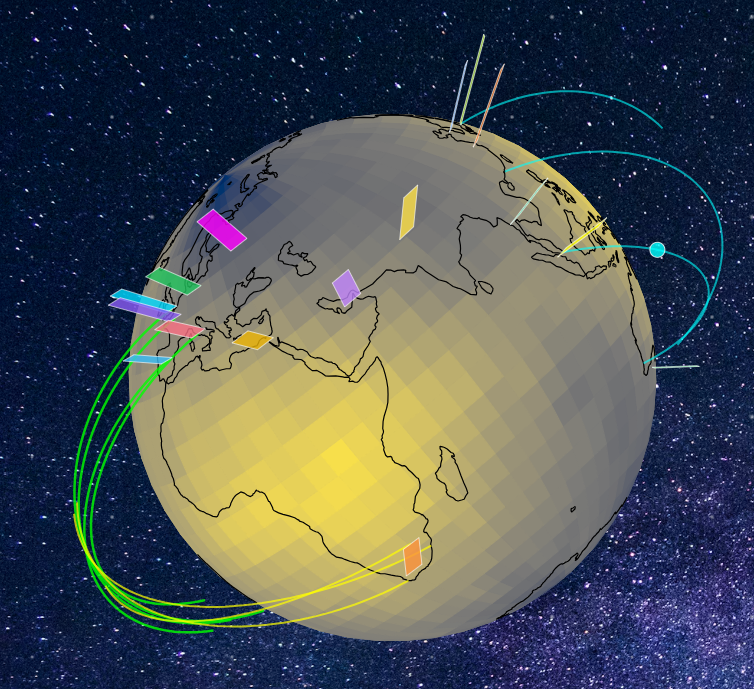

Write the Python code that produced this figure.
import numpy as np
from bokeh.plotting import figure, show, output_file
from bokeh.models import (ColumnDataSource, CustomJS, Button, Slider, Select, Div, WheelZoomTool)
from bokeh.layouts import column, row
from bokeh.palettes import Turbo256, Viridis256, Plasma256, Inferno256, Cividis256
import cartopy.feature as cfeature
from shapely.geometry import LineString, MultiLineString
import json
from bokeh.models import GlobalInlineStyleSheet
from bokeh.io import curdoc
from bokeh.io import show, curdoc
from bokeh.models import Slider, InlineStyleSheet
from bokeh.layouts import column
from matplotlib import cm
from matplotlib.colors import to_hex
from bokeh_rocks import save_plot
#'RdBu_r'
def mbpal(sMpl):
    return [to_hex(cm.get_cmap(sMpl)(i/255)) for i in range(256)]

cool = mbpal('cool')
hot = mbpal('hot')
bwr = mbpal('bwr')
terrain = mbpal('terrain')
curdoc().theme = 'dark_minimal'

slider_style = InlineStyleSheet(css="""
/* Host: set the widget's container background */
:host {
  background: transparent !important;   /* even darker than black for modern dark UI */
  border-radius: 12px !important;
  padding: 12px !important;
  box-shadow: 0 4px 12px #0006 !important;
}
/* Slider title */
:host .bk-slider-title {
  color: #00ffe0 !important;     /* bright cyan for the title */
  font-size: 1.2em !important;
  font-weight: bold !important;
  letter-spacing: 1px !important;
  font-family: 'Fira Code', 'Consolas', 'Menlo', monospace !important;
  margin-bottom: 14px !important;
  text-shadow: 0 2px 12px #00ffe099;
}
/* Track (background) */
:host .noUi-base, :host .noUi-target {
  background: transparent !important;
    border: 1px solid transparent !important;

}
/* Filled portion */
:host .noUi-connect {
  background: linear-gradient(90deg, #00ffe0 10%, #d810f7 90%) !important;
  box-shadow: 0 0 12px #00ffe099;
  border-radius: 12px !important;
}
/* Handle */
:host .noUi-handle {
  background: #343838 !important;
  border: 2px solid #00ffe0 !important;
  border-radius: 50%;
  width: 20px;
  height: 20px;
}
/* Handle hover/focus */
:host .noUi-handle:hover, :host .noUi-handle:focus {
  border-color: #ff2a68 !important;
  box-shadow: 0 0 10px #ff2a6890;
}
/* Tooltip */
:host .noUi-tooltip {
  background: #343838 !important;
  color: #00ffe0 !important;
  font-family: 'Consolas', monospace;
  border-radius: 6px;
  border: 1px solid #00ffe0;
}
""")

select_css = InlineStyleSheet(css="""
/* Widget container */
:host {
    background:transparent !important;
    border-radius: 14px !important;
    padding: 16px !important;
    box-shadow: 0 4px 24px #0007 !important;
}
/* Title styling */
:host .bk-input-group label, :host .bk-select-title {
    color: #06f0ff !important;
    font-size: 1.18em !important;
    font-family: 'Fira Code', monospace;
    font-weight: bold !important;
    margin-bottom: 12px !important;
    letter-spacing: 1px !important;
    text-shadow: 0 2px 12px #06f0ff88, 0 1px 6px #111b;
}
/* Dropdown select */
:host select {
    background-color: transparent !important;
    color: #ffdb39 !important;
    border: 2px solid #06b6d4 !important;
    appearance: none;
    -webkit-appearance: none;
    -moz-appearance: none;
}

:host select option {
    background-color: #16161e !important; /* fallback */
    color: #ffdb39 !important;
}
/* Glow effect on hover/focus */
:host select:hover, :host select:focus {
    border-color: #ff3049 !important;
    box-shadow: 0 0 0 2px #ff304999, 0 0 18px #ff3049cc !important;
    outline: none !important;
}

""")


from bokeh.models import GlobalInlineStyleSheet

def get_starfield_stylesheet():
    return GlobalInlineStyleSheet(css="""
    /* RESET & BASE */
    * { margin: 0; padding:0; box-sizing: border-box; }
    html, body {
        width: 100%;
        height: 100%;
        overflow: hidden;
        position: relative;
        background: radial-gradient(ellipse at bottom, #343838 0%, #130d0d 100%);
    }
    body { background: transparent !important; }

    /* ANIMATED BACKGROUND IMAGE */
    section{
        position: absolute;
        top: 0;
        left: 0;
        width: 100%;
        height: 100%;
        background: url("https://images.unsplash.com/photo-1528818955841-a7f1425131b5?fm=jpg&q=60&w=3000&auto=format&fit=crop&ixlib=rb-4.1.0&ixid=M3wxMjA3fDB8MHxzZWFyY2h8NHx8c3RhcnJ5JTIwc2t5fGVufDB8fDB8fHww");
        background-size: cover;
        animation: animateBg 50s linear infinite;
        z-index: -3;
    }
    @keyframes animateBg{
        0%,100%{ transform: scale(1); }
        50%{ transform: scale(1.2); }
    }

    /* SMALL STARS (MANY) */
    html::before {
        content: "";
        position: fixed;
        inset: 0;
        background-image:
            radial-gradient(1px 1px at 5% 10%, white, transparent),
            radial-gradient(1px 1px at 15% 80%, white, transparent),
            radial-gradient(1px 1px at 25% 30%, white, transparent),
            radial-gradient(1px 1px at 40% 60%, white, transparent),
            radial-gradient(1px 1px at 55% 20%, white, transparent),
            radial-gradient(1px 1px at 70% 90%, white, transparent),
            radial-gradient(1px 1px at 85% 40%, white, transparent),
            radial-gradient(1px 1px at 95% 70%, white, transparent);
        background-repeat: repeat;
        background-size: 100px 100px;
        animation: twinkleSmall 6s infinite alternate;
        pointer-events: none;
        z-index: -2;
    }

    /* BIGGER STARS (FEWER) */
    html::after {
        content: "";
        position: fixed;
        inset: 0;
        background-image:
            radial-gradient(2px 2px at 20% 40%, white, transparent),
            radial-gradient(2.5px 2.5px at 60% 70%, white, transparent),
            radial-gradient(3px 3px at 80% 20%, white, transparent);
        background-repeat: repeat;
        background-size: 200px 200px;
        animation: twinkleBig 10s infinite alternate;
        pointer-events: none;
        z-index: -2;
    }

    /* SHOOTING STAR */
    span {
        position: absolute;
        top:50%;
        left:50%;
        width: 4px;
        height: 4px;
        background: yellow;
        border-radius: 50%;
        box-shadow: 0 0 0 4px rgba(242, 255, 59, 0.1).1), 0 0 0 8px rgba(251, 255, 25, 0.1), 0 0 20px rgba(255,255,255,0.1);
        animation: shooting 45s linear infinite;
        pointer-events: none;
        z-index: -2;
    }
                                  
                                  
    span::before{
        content:'';
        position: absolute;
        top: 50%;
        transform: translateY(-50%);
        width: 300px;
        height: 1px;
        background: linear-gradient(90deg,yellow,transparent);
    }
@keyframes shooting {
    0% {
        transform: rotate(315deg) translateX(0);
        opacity: 0;
    }

    1% {
        opacity: 1;
    }

    /* FAST shooting (first ~1 second) */
    3% {
        transform: rotate(315deg) translateX(-1000px);
        opacity: 0;
    }

    /* WAIT (invisible) */
    100% {
        transform: rotate(315deg) translateX(-1000px);
        opacity: 0;
    }
}


span:nth-child(1){
    top: 300px; background: aqua;
    right: 900px;
    left: initial;
   animation: shooting 60s linear infinite;
}
                                  
span:nth-of-type(1)::before {
    background: linear-gradient(90deg, aqua, transparent);}
                                  
span:nth-child(2){
    top: 0px; background: red;
    right: 800px;
    left: initial;animation-duration: 11.75s;
animation: shooting 211s linear infinite;
}

span:nth-of-type(2)::before {
    background: linear-gradient(90deg, red, transparent);}
                                  
span:nth-child(3){
    top: 0px; background: lime;
    right: 1450px;
    left: initial;
                                  animation: shooting 130s linear infinite;
}
span:nth-of-type(3)::before {
    background: linear-gradient(90deg, lime, transparent);}
    /* SMALL STAR TWINKLE */
    @keyframes twinkleSmall { from { opacity: 0.3; } to { opacity: 0.9; } }
    @keyframes twinkleBig   { from { opacity: 0.2; } to { opacity: 0.7; } }

    /* Bokeh above all stars */
    .bk-root {
        position: relative;
        z-index: 1;
        background: transparent !important;
    }

    /* UI text */
    .bk, .bk-input, .bk-btn, .bk-select, .bk-slider-title,
    .bk-title, .bk-label, .bk-legend, .bk-axis-label {
        color: white !important;
    }
    """)

# ============================================================================
# 1. GENERATE SPHERE GEOMETRY
# ============================================================================

def generate_sphere_mesh(n_lat=40, n_lon=80):
    lats = np.linspace(-90, 90, n_lat)
    lons = np.linspace(-180, 180, n_lon)
    lon_grid, lat_grid = np.meshgrid(lons, lats)
    
    return {
        'lons': lon_grid.flatten().tolist(),
        'lats': lat_grid.flatten().tolist(),
        'n_lat': n_lat,
        'n_lon': n_lon
    }

# ============================================================================
# 2. GENERATE TEMPERATURE DATA
# ============================================================================

def generate_temperature_field(lats, lons):
    lats = np.array(lats)
    lons = np.array(lons)
    
    base_temp = 30 - 50 * np.abs(lats) / 90
    wave1 = 10 * np.sin(np.radians(lons) * 3) * np.cos(np.radians(lats) * 2)
    wave2 = 8 * np.cos(np.radians(lons) * 2 + np.radians(lats))
    
    np.random.seed(42)
    noise = np.random.randn(len(lats)) * 3
    
    temps = base_temp + wave1 + wave2 + noise
    return temps.tolist()

# ============================================================================
# 3. EXTRACT COASTLINES
# ============================================================================

def extract_coastlines():
    coastlines = cfeature.NaturalEarthFeature('physical', 'coastline', '110m')
    
    coast_lons = []
    coast_lats = []
    
    for geom in coastlines.geometries():
        if isinstance(geom, LineString):
            coords = np.array(geom.coords)
            coast_lons.extend(coords[:, 0].tolist() + [None])
            coast_lats.extend(coords[:, 1].tolist() + [None])
        elif isinstance(geom, MultiLineString):
            for line in geom.geoms:
                coords = np.array(line.coords)
                coast_lons.extend(coords[:, 0].tolist() + [None])
                coast_lats.extend(coords[:, 1].tolist() + [None])
    
    return coast_lons, coast_lats

# ============================================================================
# 4. PREPARE DATA
# ============================================================================

sphere_data = generate_sphere_mesh(n_lat=30, n_lon=60)
temps = generate_temperature_field(sphere_data['lats'], sphere_data['lons'])
coast_lons, coast_lats = extract_coastlines()


raw_sphere_source = ColumnDataSource(data={
    'lons': sphere_data['lons'],
    'lats': sphere_data['lats'],
    'temps': temps
})

quad_source = ColumnDataSource(data={
    'xs': [[]],
    'ys': [[]],
    'fill_color': ['#440154']
})

coast_raw_source = ColumnDataSource(data={
    'lons': coast_lons,
    'lats': coast_lats
})

coast_render_source = ColumnDataSource(data={
    'x': [],
    'y': []
})
# Flight arc lines source
arc_render_source = ColumnDataSource(data={
    'x': [],
    'y': []
})

# Stable lines North America to South Africa
stable_lines_source = ColumnDataSource(data={
    'x': [],
    'y': []
})

# Cyan stable lines with moving points
cyan_lines_source = ColumnDataSource(data={
    'x': [],
    'y': []
})

# Moving points on cyan lines
moving_points_source = ColumnDataSource(data={
    'x': [],
    'y': [],
    'size': []
})

# 3D bars source
bars_source = ColumnDataSource(data={
    'xs': [],
    'ys': [],
    'fill_color': []
})
# ============================================================================
# 5. CREATE FIGURE
# ============================================================================

plot = figure(
    width=800, height=800,
    # title="🌍 Auto-Rotating Temperature Globe",
    toolbar_location=None,
    match_aspect=True,
    x_range=(-1.5, 1.5),
    y_range=(-1.5, 1.5), 
)
plot.toolbar.active_scroll = plot.select_one(WheelZoomTool)

plot.patches(
    xs='xs', ys='ys',
    source=quad_source,
    fill_color='fill_color',
    fill_alpha=1,
    line_color='fill_color',
    line_alpha = 1,
    line_width=1.1,


)

plot.multi_line(
    xs='x', ys='y',
    source=coast_render_source,
    line_color='black',
    line_width=1.2,
    line_alpha=1
)
# Add flight arcs
plot.multi_line(
    xs='x', ys='y',
    source=arc_render_source,
    line_color='#00ff00',
    line_width=2.5,
    line_alpha=0.8
)



# Add stable yellow lines
plot.multi_line(
    xs='x', ys='y',
    source=stable_lines_source,
    line_color='#ffff00',
    line_width=2,
    line_alpha=0.7
)

# Add stable cyan lines
plot.multi_line(
    xs='x', ys='y',
    source=cyan_lines_source,
    line_color='#00ffff',
    line_width=2,
    line_alpha=0.6
)

# Add moving blur points
plot.circle(
    x='x', y='y',
    source=moving_points_source,
    size='size',
    color='#00ffff',
    alpha=0.8,
    line_color='#ffffff',
    line_width=1
)
# Add 3D bars
plot.patches(
    xs='xs', ys='ys',
    source=bars_source,
    fill_color='fill_color',
    fill_alpha=0.8,
    line_color='white',
    line_width=1,
    line_alpha=0.6
)
plot.xaxis.visible = False
plot.yaxis.visible = False
plot.grid.visible = False
plot.background_fill_color = "#0a0a0a"
plot.border_fill_color = "#0a0a0a"
plot.background_fill_alpha = 0
plot.border_fill_alpha = 0
plot.border_line_alpha = 0
plot.outline_line_color = None

# ============================================================================
# 6. CONTROLS
# ============================================================================

play_button = Button(label="⏸ Pause", button_type="warning", width=100)
reset_button = Button(label="🔄 Reset", button_type="primary", width=100)

speed_slider = Slider(
    start=0, end=3, value=1, step=0.1,
    title="Rotation Speed",
    width=250, stylesheets=[slider_style],height=80, styles={"margin-top": "-70px"}
)

tilt_slider = Slider(
    start=-90, end=90, value=0, step=5,
    title="Elevation (°)",
    width=250, stylesheets=[slider_style],height=80, styles={"margin-top": "10px"}
)

azimuth_slider = Slider(
    start=-180, end=180, value=0, step=10,
    title="Azimuth (°)",
    width=250, stylesheets=[slider_style],height=80, styles={"margin-top": "10px"}
)

palette_select = Select(
    title="Color Palette:",
    value="Turbo256",
    width=180,
    options=["Turbo256", "Viridis256", "Plasma256", "Inferno256", "Cividis256","cool", "hot", "bwr", "terrain"], stylesheets=[select_css],height=80, styles={"margin-top": "-70px"}
)

angle_display = Div(
    text="<div style='padding:10px; background:#1a1a1a; color:#00ff00; "
         "font-family:monospace; border-radius:5px; text-align:center;'>"
         "<b>Rotation:</b> 180° | <b>Tilt:</b> 0° | <b>Az:</b> 0° | "
         "<span style='color:#ff6b35;'>⚡ PLAYING</span></div>",
    width=350
)


# ============================================================================
# 7. MAIN RENDERING AND ANIMATION CALLBACK
# ============================================================================

combined_callback = CustomJS(
    args=dict(
        raw_sphere=raw_sphere_source,
        quad_source=quad_source,
        coast_raw=coast_raw_source,
        coast_render=coast_render_source,        arc_render=arc_render_source,  
        stable_lines=stable_lines_source,  
        cyan_lines=cyan_lines_source,      
        moving_points=moving_points_source, bars_source=bars_source,
        n_lat=sphere_data['n_lat'],
        n_lon=sphere_data['n_lon'],
        palette_turbo=json.dumps(Turbo256),
        palette_viridis=json.dumps(Viridis256),
        palette_plasma=json.dumps(Plasma256),
        palette_inferno=json.dumps(Inferno256),
        palette_cividis=json.dumps(Cividis256),
        palette_cool=json.dumps(cool),
        palette_hot=json.dumps(hot),
        palette_bwr=json.dumps(bwr),
        palette_terrain=json.dumps(terrain),

        palette_select=palette_select,
        angle_display=angle_display,
        speed_slider=speed_slider,
        tilt_slider=tilt_slider,
        azimuth_slider=azimuth_slider,
        play_button=play_button,
        reset_button=reset_button
    ),
    code="""
    // ========================================================================
    // INITIALIZE ANIMATION STATE (runs once)
    // ========================================================================
    if (!window.globe_animation) {
        window.globe_animation = {
            is_playing: true,
            current_angle: 180,
            animation_id: null,
            initialized: false
        };
    }
    
    const anim = window.globe_animation;
    
    // ========================================================================
    // RENDER FUNCTION - Projects and draws the globe
    // ========================================================================
    function renderGlobe(angle_deg) {
        const angle_rad = -angle_deg * Math.PI / 180;  // REVERSED ROTATION!
        const tilt_rad = tilt_slider.value * Math.PI / 180;
        const azimuth_rad = azimuth_slider.value * Math.PI / 180;
        
        // Get palette
        const palettes = {
            'Turbo256': JSON.parse(palette_turbo),
            'Viridis256': JSON.parse(palette_viridis),
            'Plasma256': JSON.parse(palette_plasma),
            'Inferno256': JSON.parse(palette_inferno),
            'Cividis256': JSON.parse(palette_cividis),
            'cool': JSON.parse(palette_cool),
            'hot': JSON.parse(palette_hot),
            'bwr': JSON.parse(palette_bwr),

            'terrain': JSON.parse(palette_terrain)
        };
        const palette = palettes[palette_select.value];
        
        // Update angle display with status
        const status = anim.is_playing ? 
            '<span style="color:#ff6b35;">⚡ PLAYING</span>' : 
            '<span style="color:#888;">⏸ PAUSED</span>';
        angle_display.text = `<div style='padding:10px; background:#1a1a1a; color:#00ff00; 
                              font-family:monospace; border-radius:5px; text-align:center;'>
                              <b>Rot:</b> ${Math.round(angle_deg)}° | <b>Tilt:</b> ${tilt_slider.value}° | 
                              <b>Az:</b> ${azimuth_slider.value}° | ${status}</div>`;
        
        // Get data
        const lons = raw_sphere.data['lons'];
        const lats = raw_sphere.data['lats'];
        const temps = raw_sphere.data['temps'];
        
        // Project sphere points with full 3D rotation
        const x2d = new Array(lons.length);
        const y2d = new Array(lons.length);
        const y3d = new Array(lons.length);
        const visible = new Array(lons.length);
        
        const cos_angle = Math.cos(angle_rad);
        const sin_angle = Math.sin(angle_rad);
        const cos_tilt = Math.cos(tilt_rad);
        const sin_tilt = Math.sin(tilt_rad);
        const cos_azimuth = Math.cos(azimuth_rad);
        const sin_azimuth = Math.sin(azimuth_rad);
        
        for (let i = 0; i < lons.length; i++) {
            const lat_rad = lats[i] * Math.PI / 180;
            const lon_rad = lons[i] * Math.PI / 180;
            
            const x = Math.cos(lat_rad) * Math.cos(-lon_rad);
            const y = Math.cos(lat_rad) * Math.sin(-lon_rad);
            const z = Math.sin(lat_rad);
            
            // Rotation around Z-axis (spin) - REVERSED
            let x_rot = x * cos_angle - y * sin_angle;
            let y_rot = x * sin_angle + y * cos_angle;
            let z_rot = z;
            
            // Tilt around X-axis (elevation)
            const y_tilt = y_rot * cos_tilt - z_rot * sin_tilt;
            const z_tilt = y_rot * sin_tilt + z_rot * cos_tilt;
            
            // Azimuth rotation around Z-axis (viewing angle)
            const x_final = x_rot * cos_azimuth - y_tilt * sin_azimuth;
            const y_final = x_rot * sin_azimuth + y_tilt * cos_azimuth;
            const z_final = z_tilt;
            
            x2d[i] = x_final;
            y2d[i] = z_final;
            y3d[i] = y_final;
            visible[i] = y_final > -0.15;
        }
        
        // Create quads
        const temp_min = Math.min(...temps);
        const temp_max = Math.max(...temps);
        const quads = [];
        
        for (let i = 0; i < n_lat - 1; i++) {
            for (let j = 0; j < n_lon - 1; j++) {
                const idx0 = i * n_lon + j;
                const idx1 = i * n_lon + (j + 1);
                const idx2 = (i + 1) * n_lon + (j + 1);
                const idx3 = (i + 1) * n_lon + j;
                
                if (visible[idx0] || visible[idx1] || visible[idx2] || visible[idx3]) {
                    const xs = [x2d[idx0], x2d[idx1], x2d[idx2], x2d[idx3]];
                    const ys = [y2d[idx0], y2d[idx1], y2d[idx2], y2d[idx3]];
                    
                    const avg_temp = (temps[idx0] + temps[idx1] + temps[idx2] + temps[idx3]) / 4;
                    const depth = (y3d[idx0] + y3d[idx1] + y3d[idx2] + y3d[idx3]) / 4;
                    
                    let color_idx = 0;
                    if (temp_max > temp_min) {
                        color_idx = Math.floor((avg_temp - temp_min) / (temp_max - temp_min) * 255);
                        color_idx = Math.max(0, Math.min(255, color_idx));
                    }
                    
                    quads.push({
                        depth: depth,
                        xs: xs,
                        ys: ys,
                        color: palette[color_idx]
                    });
                }
            }
        }
        
        quads.sort((a, b) => a.depth - b.depth);
        
        quad_source.data['xs'] = quads.map(q => q.xs);
        quad_source.data['ys'] = quads.map(q => q.ys);
        quad_source.data['fill_color'] = quads.map(q => q.color);
        
        // Render coastlines - HIDE THOSE BEHIND THE SPHERE!
        const coast_lons = coast_raw.data['lons'];
        const coast_lats = coast_raw.data['lats'];
        
        const coast_x_all = [];
        const coast_y_all = [];
        let current_line_x = [];
        let current_line_y = [];
        
        for (let i = 0; i < coast_lons.length; i++) {
            if (coast_lons[i] === null || coast_lats[i] === null) {
                if (current_line_x.length > 0) {
                    coast_x_all.push(current_line_x);
                    coast_y_all.push(current_line_y);
                    current_line_x = [];
                    current_line_y = [];
                }
            } else {
                const lat_rad = coast_lats[i] * Math.PI / 180;
                const lon_rad = coast_lons[i] * Math.PI / 180;
                
                const x = Math.cos(lat_rad) * Math.cos(-lon_rad);
                const y = Math.cos(lat_rad) * Math.sin(-lon_rad);
                const z = Math.sin(lat_rad);
                
                // Rotation around Z-axis - REVERSED
                let x_rot = x * cos_angle - y * sin_angle;
                let y_rot = x * sin_angle + y * cos_angle;
                let z_rot = z;
                
                // Tilt around X-axis
                const y_tilt = y_rot * cos_tilt - z_rot * sin_tilt;
                const z_tilt = y_rot * sin_tilt + z_rot * cos_tilt;
                
                // Azimuth rotation
                const x_final = x_rot * cos_azimuth - y_tilt * sin_azimuth;
                const y_final = x_rot * sin_azimuth + y_tilt * cos_azimuth;
                const z_final = z_tilt;
                
                // ONLY draw visible coastlines (front of sphere)
                if (y_final > -0.05) {
                    current_line_x.push(x_final);
                    current_line_y.push(z_final);
                } else if (current_line_x.length > 0) {
                    // Break line when going behind
                    coast_x_all.push(current_line_x);
                    coast_y_all.push(current_line_y);
                    current_line_x = [];
                    current_line_y = [];
                }
            }
        }
        
        if (current_line_x.length > 0) {
            coast_x_all.push(current_line_x);
            coast_y_all.push(current_line_y);
        }
        
        coast_render.data['x'] = coast_x_all;
        coast_render.data['y'] = coast_y_all;
        // Define 4 different flight paths
        const flight_paths = [
            {from_lat: 48.8566, from_lon: 2.3522, to_lat: -23.5505, to_lon: -46.6333, color: '#00ff00'},  // Paris to São Paulo
            {from_lat: 51.5074, from_lon: -0.1278, to_lat: -22.9068, to_lon: -43.1729, color: '#ff00ff'},  // London to Rio
            {from_lat: 41.9028, from_lon: 12.4964, to_lat: -15.7942, to_lon: -47.8822, color: '#00ffff'},  // Rome to Brasília
            {from_lat: 40.4168, from_lon: -3.7038, to_lat: -25.4284, to_lon: -49.2733, color: '#ffff00'}   // Madrid to Curitiba
        ];
        
        const arc_x_all = [];
        const arc_y_all = [];
        
        for (const path of flight_paths) {
            const arc_points = 80; // Number of points along the arc
            const arc_x = [];
            const arc_y = [];
            
            for (let i = 0; i <= arc_points; i++) {
                const t = i / arc_points;
                
                // Interpolate lat/lon
                const lat = path.from_lat + t * (path.to_lat - path.from_lat);
                const lon = path.from_lon + t * (path.to_lon - path.from_lon);
                
                // Arc height (peaks at middle of journey)
                const arc_height = 1 + 0.4 * Math.sin(t * Math.PI);
                
                const lat_rad = lat * Math.PI / 180;
                const lon_rad = lon * Math.PI / 180;
                
                const x = arc_height * Math.cos(lat_rad) * Math.cos(-lon_rad);
                const y = arc_height * Math.cos(lat_rad) * Math.sin(-lon_rad);
                const z = arc_height * Math.sin(lat_rad);
                
                // Apply same rotations as globe
                let x_rot = x * cos_angle - y * sin_angle;
                let y_rot = x * sin_angle + y * cos_angle;
                let z_rot = z;
                
                const y_tilt = y_rot * cos_tilt - z_rot * sin_tilt;
                const z_tilt = y_rot * sin_tilt + z_rot * cos_tilt;
                
                const x_final = x_rot * cos_azimuth - y_tilt * sin_azimuth;
                const y_final = x_rot * sin_azimuth + y_tilt * cos_azimuth;
                const z_final = z_tilt;
                
                // Only draw visible parts
                if (y_final > -0.1) {
                    arc_x.push(x_final);
                    arc_y.push(z_final);
                } else if (arc_x.length > 0) {
                    // Break arc when going behind
                    arc_x_all.push(arc_x.slice());
                    arc_y_all.push(arc_y.slice());
                    arc_x.length = 0;
                    arc_y.length = 0;
                }
            }
            
            if (arc_x.length > 0) {
                arc_x_all.push(arc_x);
                arc_y_all.push(arc_y);
            }
        }
        
        arc_render.data['x'] = arc_x_all;
        arc_render.data['y'] = arc_y_all;




        // ========================================================================
        // RENDER STABLE YELLOW LINES - North America to South Africa
        // ========================================================================
        
        const stable_paths = [
            {from_lat: 40.7128, from_lon: -74.0060, to_lat: -33.9249, to_lon: 18.4241},  // NYC to Cape Town
            {from_lat: 34.0522, from_lon: -118.2437, to_lat: -26.2041, to_lon: 28.0473}, // LA to Johannesburg
            {from_lat: 41.8781, from_lon: -87.6298, to_lat: -29.8587, to_lon: 31.0218}   // Chicago to Durban
        ];
        
        const stable_x_all = [];
        const stable_y_all = [];
        
        for (const path of stable_paths) {
            const arc_points = 80;
            const arc_x = [];
            const arc_y = [];
            
            for (let i = 0; i <= arc_points; i++) {
                const t = i / arc_points;
                
                const lat = path.from_lat + t * (path.to_lat - path.from_lat);
                const lon = path.from_lon + t * (path.to_lon - path.from_lon);
                
                const arc_height = 1 + 0.35 * Math.sin(t * Math.PI);
                
                const lat_rad = lat * Math.PI / 180;
                const lon_rad = lon * Math.PI / 180;
                
                const x = arc_height * Math.cos(lat_rad) * Math.cos(-lon_rad);
                const y = arc_height * Math.cos(lat_rad) * Math.sin(-lon_rad);
                const z = arc_height * Math.sin(lat_rad);
                
                let x_rot = x * cos_angle - y * sin_angle;
                let y_rot = x * sin_angle + y * cos_angle;
                let z_rot = z;
                
                const y_tilt = y_rot * cos_tilt - z_rot * sin_tilt;
                const z_tilt = y_rot * sin_tilt + z_rot * cos_tilt;
                
                const x_final = x_rot * cos_azimuth - y_tilt * sin_azimuth;
                const y_final = x_rot * sin_azimuth + y_tilt * cos_azimuth;
                const z_final = z_tilt;
                
                if (y_final > -0.1) {
                    arc_x.push(x_final);
                    arc_y.push(z_final);
                } else if (arc_x.length > 0) {
                    stable_x_all.push(arc_x.slice());
                    stable_y_all.push(arc_y.slice());
                    arc_x.length = 0;
                    arc_y.length = 0;
                }
            }
            
            if (arc_x.length > 0) {
                stable_x_all.push(arc_x);
                stable_y_all.push(arc_y);
            }
        }
        
        stable_lines.data['x'] = stable_x_all;
        stable_lines.data['y'] = stable_y_all;
        
        // ========================================================================
        // RENDER CYAN LINES WITH MOVING POINTS - Asia to Australia
        // ========================================================================
        
        // Initialize animation time if needed
        if (!window.point_animation_time) {
            window.point_animation_time = 0;
        }
        window.point_animation_time += 0.02;
        
        const cyan_paths = [
            {from_lat: 35.6762, from_lon: 139.6503, to_lat: -33.8688, to_lon: 151.2093}, // Tokyo to Sydney
            {from_lat: 22.3193, from_lon: 114.1694, to_lat: -37.8136, to_lon: 144.9631}, // Hong Kong to Melbourne
            {from_lat: 1.3521, from_lon: 103.8198, to_lat: -31.9505, to_lon: 115.8605}   // Singapore to Perth
        ];
        
        const cyan_x_all = [];
        const cyan_y_all = [];
        const point_x = [];
        const point_y = [];
        const point_size = [];
        
        for (let path_idx = 0; path_idx < cyan_paths.length; path_idx++) {
            const path = cyan_paths[path_idx];
            const arc_points = 80;
            const arc_x = [];
            const arc_y = [];
            const all_points_3d = []; // Store all points for moving dot
            
            for (let i = 0; i <= arc_points; i++) {
                const t = i / arc_points;
                
                const lat = path.from_lat + t * (path.to_lat - path.from_lat);
                const lon = path.from_lon + t * (path.to_lon - path.from_lon);
                
                const arc_height = 1 + 0.4 * Math.sin(t * Math.PI);
                
                const lat_rad = lat * Math.PI / 180;
                const lon_rad = lon * Math.PI / 180;
                
                const x = arc_height * Math.cos(lat_rad) * Math.cos(-lon_rad);
                const y = arc_height * Math.cos(lat_rad) * Math.sin(-lon_rad);
                const z = arc_height * Math.sin(lat_rad);
                
                let x_rot = x * cos_angle - y * sin_angle;
                let y_rot = x * sin_angle + y * cos_angle;
                let z_rot = z;
                
                const y_tilt = y_rot * cos_tilt - z_rot * sin_tilt;
                const z_tilt = y_rot * sin_tilt + z_rot * cos_tilt;
                
                const x_final = x_rot * cos_azimuth - y_tilt * sin_azimuth;
                const y_final = x_rot * sin_azimuth + y_tilt * cos_azimuth;
                const z_final = z_tilt;
                
                all_points_3d.push({x: x_final, y: z_final, visible: y_final > -0.1});
                
                if (y_final > -0.1) {
                    arc_x.push(x_final);
                    arc_y.push(z_final);
                } else if (arc_x.length > 0) {
                    cyan_x_all.push(arc_x.slice());
                    cyan_y_all.push(arc_y.slice());
                    arc_x.length = 0;
                    arc_y.length = 0;
                }
            }
            
            if (arc_x.length > 0) {
                cyan_x_all.push(arc_x);
                cyan_y_all.push(arc_y);
            }
            
            // Calculate moving point position (different phase for each line)
            const point_progress = (window.point_animation_time + path_idx * 0.33) % 1.0;
            const point_idx = Math.floor(point_progress * arc_points);
            
            if (point_idx < all_points_3d.length && all_points_3d[point_idx].visible) {
                point_x.push(all_points_3d[point_idx].x);
                point_y.push(all_points_3d[point_idx].y);
                point_size.push(15); // Blur effect size
            }
        }
        
        cyan_lines.data['x'] = cyan_x_all;
        cyan_lines.data['y'] = cyan_y_all;
        moving_points.data['x'] = point_x;
        moving_points.data['y'] = point_y;
        moving_points.data['size'] = point_size;






        // ========================================================================
        // RENDER 3D BARS - Cities with bar heights
        // ========================================================================
        
        const bar_cities = [
            // Americas
            {lat: 40.7128, lon: -74.0060, height: 0.30, color: '#ff3049'}, // New York
            {lat: 34.0522, lon: -118.2437, height: 0.18, color: '#ff7a18'}, // Los Angeles
            {lat: 41.8781, lon: -87.6298, height: 0.22, color: '#00e5ff'}, // Chicago
            {lat: -23.5505, lon: -46.6333, height: 0.26, color: '#00ffff'}, // São Paulo
            {lat: -34.6037, lon: -58.3816, height: 0.20, color: '#a3e635'}, // Buenos Aires
            {lat: 19.4326, lon: -99.1332, height: 0.24, color: '#facc15'}, // Mexico City
        
            // Europe
            {lat: 51.5074, lon: -0.1278, height: 0.25, color: '#00d9ff'}, // London
            {lat: 48.8566, lon: 2.3522, height: 0.28, color: '#8b5cf6'},  // Paris
            {lat: 52.5200, lon: 13.4050, height: 0.21, color: '#22c55e'}, // Berlin
            {lat: 41.9028, lon: 12.4964, height: 0.19, color: '#fb7185'}, // Rome
            {lat: 55.7558, lon: 37.6173, height: 0.22, color: '#ff00ff'}, // Moscow
            {lat: 40.4168, lon: -3.7038, height: 0.17, color: '#38bdf8'}, // Madrid
        
            // Asia
            {lat: 35.6762, lon: 139.6503, height: 0.35, color: '#a6e22e'}, // Tokyo
            {lat: 31.2304, lon: 121.4737, height: 0.33, color: '#f97316'}, // Shanghai
            {lat: 28.6139, lon: 77.2090, height: 0.29, color: '#fde047'}, // Delhi
            {lat: 1.3521, lon: 103.8198, height: 0.24, color: '#ffff00'}, // Singapore
            {lat: 37.5665, lon: 126.9780, height: 0.27, color: '#60a5fa'}, // Seoul
            {lat: 13.7563, lon: 100.5018, height: 0.23, color: '#34d399'}, // Bangkok
        
            // Africa & Middle East
            {lat: 30.0444, lon: 31.2357, height: 0.20, color: '#eab308'}, // Cairo
            {lat: -26.2041, lon: 28.0473, height: 0.16, color: '#fb923c'}, // Johannesburg
            {lat: 25.2048, lon: 55.2708, height: 0.31, color: '#c084fc'}, // Dubai
        
            // Oceania
            {lat: -33.8688, lon: 151.2093, height: 0.20, color: '#ffb028'}, // Sydney
            {lat: -37.8136, lon: 144.9631, height: 0.17, color: '#4ade80'}, // Melbourne
        ];
        
        
        const bar_xs = [];
        const bar_ys = [];
        const bar_colors = [];
        
        for (const city of bar_cities) {
            const lat_rad = city.lat * Math.PI / 180;
            const lon_rad = city.lon * Math.PI / 180;
            
            // Base of bar (on sphere surface)
            const x_base = Math.cos(lat_rad) * Math.cos(-lon_rad);
            const y_base = Math.cos(lat_rad) * Math.sin(-lon_rad);
            const z_base = Math.sin(lat_rad);
            
            // Top of bar (extended outward)
            const bar_radius = 1 + city.height;
            const x_top = bar_radius * Math.cos(lat_rad) * Math.cos(-lon_rad);
            const y_top = bar_radius * Math.cos(lat_rad) * Math.sin(-lon_rad);
            const z_top = bar_radius * Math.sin(lat_rad);
            
            // Create bar as a rectangle (4 corners)
            const bar_width = 0.08; // Width of the bar
            
            // Calculate perpendicular vectors for bar width
            const dx = -Math.sin(-lon_rad) * bar_width / 2;
            const dy = Math.cos(-lon_rad) * bar_width / 2;
            
            // Four corners of the bar (base and top)
            const corners_base = [
                {x: x_base - dx, y: y_base - dy, z: z_base},
                {x: x_base + dx, y: y_base + dy, z: z_base}
            ];
            
            const corners_top = [
                {x: x_top - dx, y: y_top - dy, z: z_top},
                {x: x_top + dx, y: y_top + dy, z: z_top}
            ];
            
            // Apply rotations to all corners
            const rotated_corners = [];
            for (const corner of [...corners_base, ...corners_top]) {
                // Rotation around Z-axis
                let x_rot = corner.x * cos_angle - corner.y * sin_angle;
                let y_rot = corner.x * sin_angle + corner.y * cos_angle;
                let z_rot = corner.z;
                
                // Tilt around X-axis
                const y_tilt = y_rot * cos_tilt - z_rot * sin_tilt;
                const z_tilt = y_rot * sin_tilt + z_rot * cos_tilt;
                
                // Azimuth rotation
                const x_final = x_rot * cos_azimuth - y_tilt * sin_azimuth;
                const y_final = x_rot * sin_azimuth + y_tilt * cos_azimuth;
                const z_final = z_tilt;
                
                rotated_corners.push({x: x_final, y: y_final, z: z_final});
            }
            
            // Check if bar is visible (at least one corner visible)
            const is_visible = rotated_corners.some(c => c.y > -0.1);
            
            if (is_visible) {
                // Create bar as a polygon (rectangle)
                const bar_x = [
                    rotated_corners[0].x,  // base left
                    rotated_corners[1].x,  // base right
                    rotated_corners[3].x,  // top right
                    rotated_corners[2].x   // top left
                ];
                
                const bar_y = [
                    rotated_corners[0].z,
                    rotated_corners[1].z,
                    rotated_corners[3].z,
                    rotated_corners[2].z
                ];
                
                bar_xs.push(bar_x);
                bar_ys.push(bar_y);
                bar_colors.push(city.color);
            }
        }
        
        bars_source.data['xs'] = bar_xs;
        bars_source.data['ys'] = bar_ys;
        bars_source.data['fill_color'] = bar_colors;








        quad_source.change.emit();
        coast_render.change.emit();
        arc_render.change.emit();  
        stable_lines.change.emit();  
        cyan_lines.change.emit();    
        moving_points.change.emit();  
        bars_source.change.emit();

    }
    
    // ========================================================================
    // ANIMATION LOOP - Called every frame
    // ========================================================================
    function animate() {
        if (!anim.is_playing) return;
        
        anim.current_angle += speed_slider.value * 0.5;
        if (anim.current_angle >= 360) {
            anim.current_angle -= 360;
        }
        
        renderGlobe(anim.current_angle);
        anim.animation_id = requestAnimationFrame(animate);
    }
    
    // ========================================================================
    // HANDLE INTERACTIONS - SIMPLIFIED LOGIC
    // ========================================================================
    
    // Check which button was clicked
    const is_play_click = (cb_obj.id === play_button.id);
    const is_reset_click = (cb_obj.id === reset_button.id);
    
    if (is_play_click) {
        // Toggle play/pause
        anim.is_playing = !anim.is_playing;
        
        if (anim.is_playing) {
            play_button.label = '⏸ Pause';
            play_button.button_type = 'warning';
            animate();
        } else {
            if (anim.animation_id) {
                cancelAnimationFrame(anim.animation_id);
            }
            play_button.label = '▶ Play';
            play_button.button_type = 'success';
        }
        renderGlobe(anim.current_angle);
    } 
    
    if (is_reset_click) {
        anim.current_angle = 180;
        tilt_slider.value = 0;
        azimuth_slider.value = 0;
        renderGlobe(180);
    }
    
    // Handle slider changes
    if (cb_obj === palette_select || cb_obj === tilt_slider || cb_obj === azimuth_slider) {
        renderGlobe(anim.current_angle);
    }
    
    // ========================================================================
    // INITIAL RENDER AND AUTO-START
    // ========================================================================
    if (!anim.initialized) {
        anim.initialized = true;
        renderGlobe(180);
        
        // Auto-start animation after initial render
        setTimeout(function() {
            anim.is_playing = true;
            animate();
        }, 100);
    }
    """
)


# Attach callbacks - CHANGED TO ON_EVENT FOR BUTTONS
play_button.js_on_event('button_click', combined_callback)
reset_button.js_on_event('button_click', combined_callback)
palette_select.js_on_change('value', combined_callback)
tilt_slider.js_on_change('value', combined_callback)
azimuth_slider.js_on_change('value', combined_callback)



# ============================================================================
# 8. LAYOUT
# ============================================================================

controls_row1 = row(   
    # play_button,
    # reset_button,
    speed_slider,
    palette_select,
)

controls_row2 = row(
    tilt_slider,
    azimuth_slider
)

layout = column(
    plot,
    controls_row1,
    controls_row2, stylesheets=[get_starfield_stylesheet()]
)

shooting_stars_js = """
(function() {
    if (window.starsLoaded) return;
    window.starsLoaded = true;

    const section = document.createElement("section");
    document.body.appendChild(section);

    // Create 10 shooting stars
    for (let i = 0; i < 10; i++) {
        const star = document.createElement("span");
        section.appendChild(star);
    }
})();
"""

from bokeh.models import CustomJS
from bokeh.events import DocumentReady
curdoc().js_on_event(DocumentReady, CustomJS(code=shooting_stars_js))
# curdoc().js_on_event('document_ready', combined_callback)
show(layout)
save_plot(layout, 'output/custom_plots_19')
